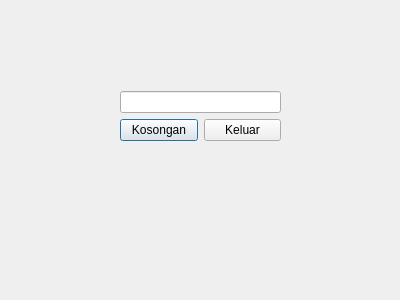
<?xml version="1.0" encoding="UTF-8"?>
<ui version="4.0">
 <class>Dialog</class>
 <widget class="QDialog" name="Dialog">
  <property name="geometry">
   <rect>
    <x>0</x>
    <y>0</y>
    <width>400</width>
    <height>300</height>
   </rect>
  </property>
  <property name="windowTitle">
   <string>Dialog</string>
  </property>
  <widget class="QWidget" name="">
   <property name="geometry">
    <rect>
     <x>120</x>
     <y>91</y>
     <width>161</width>
     <height>51</height>
    </rect>
   </property>
   <layout class="QGridLayout" name="gridLayout">
    <item row="0" column="0" colspan="2">
     <widget class="QLineEdit" name="lineEdit"/>
    </item>
    <item row="1" column="0">
     <widget class="QPushButton" name="pushButton">
      <property name="text">
       <string>Kosongan</string>
      </property>
     </widget>
    </item>
    <item row="1" column="1">
     <widget class="QPushButton" name="pushButton_2">
      <property name="text">
       <string>Keluar</string>
      </property>
     </widget>
    </item>
   </layout>
  </widget>
 </widget>
 <resources/>
 <connections>
  <connection>
   <sender>pushButton</sender>
   <signal>clicked()</signal>
   <receiver>lineEdit</receiver>
   <slot>clear()</slot>
   <hints>
    <hint type="sourcelabel">
     <x>163</x>
     <y>124</y>
    </hint>
    <hint type="destinationlabel">
     <x>153</x>
     <y>112</y>
    </hint>
   </hints>
  </connection>
  <connection>
   <sender>pushButton_2</sender>
   <signal>clicked()</signal>
   <receiver>Dialog</receiver>
   <slot>reject()</slot>
   <hints>
    <hint type="sourcelabel">
     <x>231</x>
     <y>122</y>
    </hint>
    <hint type="destinationlabel">
     <x>276</x>
     <y>178</y>
    </hint>
   </hints>
  </connection>
 </connections>
</ui>
